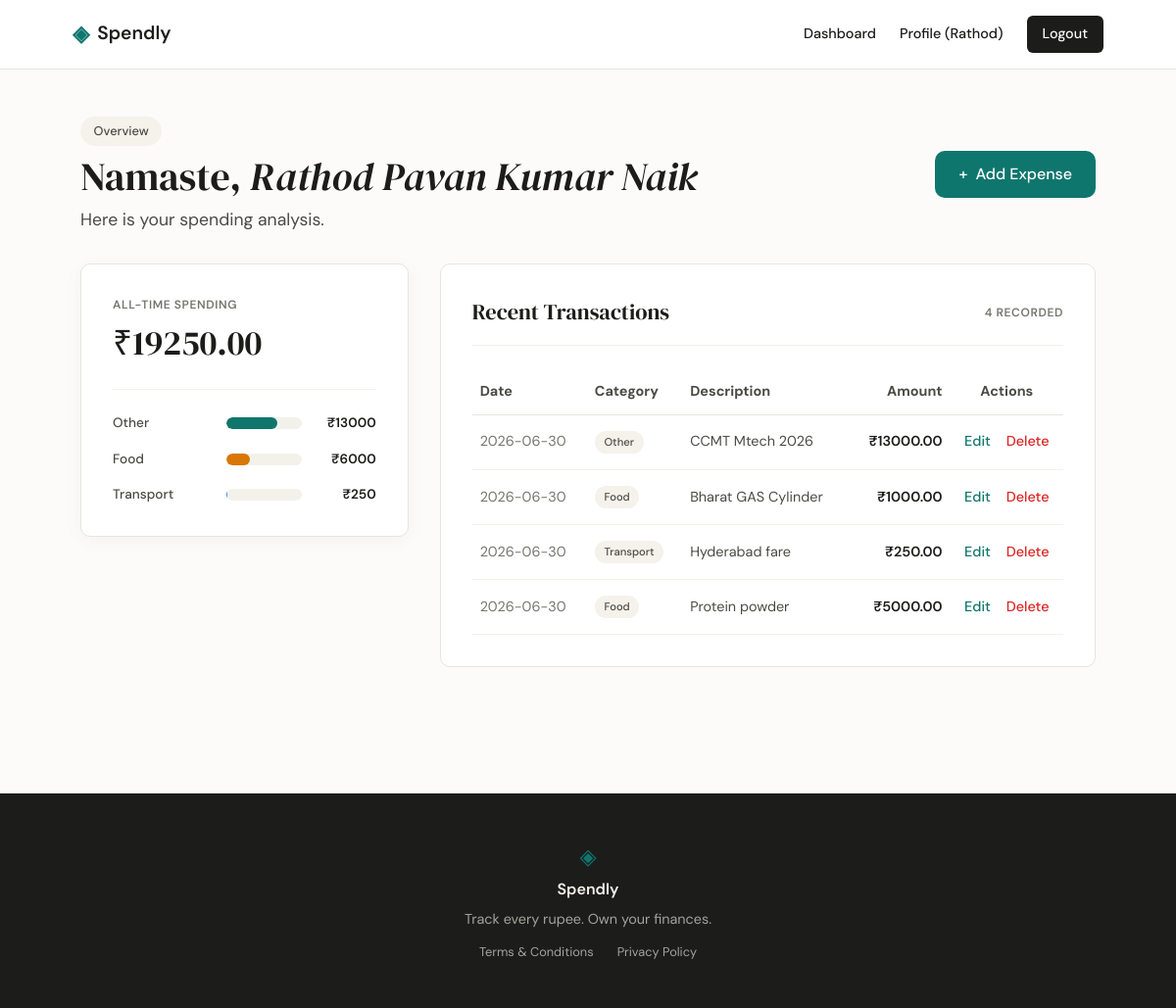
/dashboard (signed in), run on the app's committed database.
### tables this page shows
CREATE TABLE users (
        id INTEGER PRIMARY KEY AUTOINCREMENT,
        name TEXT NOT NULL,
        email TEXT UNIQUE NOT NULL,
        password_hash TEXT NOT NULL,
        created_at TEXT DEFAULT (datetime('now', 'localtime'))
    );

CREATE TABLE expenses (
        id INTEGER PRIMARY KEY AUTOINCREMENT,
        user_id INTEGER NOT NULL,
        amount REAL NOT NULL,
        category TEXT NOT NULL,
        date TEXT NOT NULL,
        description TEXT,
        created_at TEXT DEFAULT (datetime('now', 'localtime')),
        FOREIGN KEY (user_id) REFERENCES users (id) ON DELETE CASCADE
    );

### app.py (the view)
@app.route("/dashboard")
@login_required
def dashboard():
    db = get_db()
    expenses = db.execute(
        "SELECT * FROM expenses WHERE user_id = ? ORDER BY date DESC, id DESC",
        (g.user["id"],)
    ).fetchall()
    total_row = db.execute(
        "SELECT SUM(amount) as total FROM expenses WHERE user_id = ?",
        (g.user["id"],)
    ).fetchone()
    total_spending = total_row["total"] if total_row["total"] is not None else 0.0
    category_rows = db.execute(
        "SELECT category, SUM(amount) as total FROM expenses WHERE user_id = ? GROUP BY category ORDER BY total DESC",
        (g.user["id"],)
    ).fetchall()
    category_totals = {row["category"]: row["total"] for row in category_rows}
    db.close()
    return render_template(
        "dashboard.html",
        expenses=expenses,
        total_spending=total_spending,
        category_totals=category_totals
    )

### app.py (called while the page is built)
@app.before_request
def load_logged_in_user():
    user_id = session.get("user_id")
    if user_id is None:
        g.user = None
    else:
        db = get_db()
        g.user = db.execute("SELECT * FROM users WHERE id = ?", (user_id,)).fetchone()
        db.close()

def login_required(view):
    @functools.wraps(view)
    def wrapped_view(**kwargs):
        if g.user is None:
            return redirect(url_for("login"))
        return view(**kwargs)
    return wrapped_view

### database/db.py (called while the page is built)
def get_db():
    db_dir = os.path.dirname(os.path.abspath(__file__))
    database_path = os.path.normpath(os.path.join(db_dir, "..", "spendly.db"))
    conn = sqlite3.connect(database_path)
    conn.row_factory = sqlite3.Row
    conn.execute("PRAGMA foreign_keys = ON;")
    return conn

### templates/dashboard.html (shortened to what this page needs)
{% extends "base.html" %}
{% block content %}
<section class="hero" style="padding: 3rem 2rem 2rem; grid-template-columns: 1fr; max-width: var(--max-width); margin: 0 auto; gap: 2rem;">
    <div style="display: flex; justify-content: space-between; align-items: center; flex-wrap: wrap; gap: 1rem;">
        <div>
            <span class="hero-badge" style="margin-bottom: 0.5rem;">Overview</span>
            <h1 class="hero-title" style="font-size: 2.5rem; margin-bottom: 0.5rem;">
                Namaste, <em>{{ g.user['name'] }}</em>
            </h1>
            <p class="hero-subtitle" style="margin-bottom: 0;">Here is your spending analysis.</p>
        </div>
        <div>
            <a href="{{ url_for('add_expense') }}" class="btn-primary" style="display: inline-flex; align-items: center; gap: 0.5rem;">
                <span>+</span> Add Expense
            </a>
        </div>
    </div>
</section>
<div class="dashboard-grid">
    <div class="mock-card" style="max-width: 100%; box-shadow: 0 4px 20px rgba(0,0,0,0.04);">
        <div class="mock-card-header">
            <span class="mock-label">All-time Spending</span>
            <span class="mock-total">₹{{ "%.2f"|format(total_spending) }}</span>
        </div>
        <div class="mock-bars">
            {% if category_totals %}
                {% for cat, amt in category_totals.items() %}
                    {% set percentage = (amt / total_spending * 100) if total_spending > 0 else 0 %}
                    {% set bar_class = "" %}
                    {% if loop.index0 % 4 == 1 %}{% set bar_class = "mock-bar-2" %}
                    {% elif loop.index0 % 4 == 2 %}{% set bar_class = "mock-bar-3" %}
                    {% elif loop.index0 % 4 == 3 %}{% set bar_class = "mock-bar-4" %}
                    {% endif %}
                    <div class="mock-bar-row">
                        <span class="mock-cat">{{ cat }}</span>
                        <div class="mock-bar-track">
                            <div class="mock-bar {{ bar_class }}" style="width: {{ percentage }}%"></div>
                        </div>
                        <span class="mock-amt">₹{{ "%.0f"|format(amt) }}</span>
                    </div>
                {% endfor %}
            {% else %}
                <p style="font-size: 0.9rem; color: var(--ink-muted); text-align: center; padding: 1rem 0;">
                    No spending recorded yet.
                </p>
            {% endif %}
        </div>
    </div>
    <div style="background: var(--paper-card); border: 1px solid var(--border); border-radius: var(--radius-md); padding: 2rem; width: 100%;">
        <div style="display: flex; justify-content: space-between; align-items: center; margin-bottom: 1.5rem; border-bottom: 1px solid var(--border-soft); padding-bottom: 1rem;">
            <h3 class="feature-title" style="margin-bottom: 0;">Recent Transactions</h3>
            <span class="mock-label">{{ expenses|length }} recorded</span>
        </div>
        {% if expenses %}
            <div class="table-container">
                <table style="width: 100%; border-collapse: collapse; font-size: 0.9rem; text-align: left;">
                    <thead>
                        <tr style="border-bottom: 1px solid var(--border); color: var(--ink-soft); font-weight: 600;">
                            <th style="padding: 0.75rem 0.5rem;">Date</th>
                            <th style="padding: 0.75rem 0.5rem;">Category</th>
                            <th style="padding: 0.75rem 0.5rem;">Description</th>
                            <th style="padding: 0.75rem 0.5rem; text-align: right;">Amount</th>
                            <th style="padding: 0.75rem 0.5rem; text-align: center;">Actions</th>
                        </tr>
                    </thead>
                    <tbody>
                        {% for expense in expenses %}
                            <tr style="border-bottom: 1px solid var(--border-soft); transition: background 0.2s;">
                                <td style="padding: 1rem 0.5rem; color: var(--ink-muted); white-space: nowrap;">{{ expense['date'] }}</td>
                                <td style="padding: 1rem 0.5rem; font-weight: 500;">
                                    <span class="hero-badge" style="margin-bottom: 0; padding: 0.2rem 0.6rem; font-size: 0.7rem;">
                                        {{ expense['category'] }}
                                    </span>
                                </td>
                                <td style="padding: 1rem 0.5rem; color: var(--ink-soft);">{{ expense['description'] or '-' }}</td>
                                <td style="padding: 1rem 0.5rem; text-align: right; font-weight: 600; color: var(--ink);">₹{{ "%.2f"|format(expense['amount']) }}</td>
                                <td style="padding: 1rem 0.5rem; text-align: center; white-space: nowrap;">
                                    <a href="{{ url_for('edit_expense', id=expense['id']) }}" style="color: var(--accent); margin-right: 0.75rem; font-weight: 500;">Edit</a>
                                    <a href="{{ url_for('delete_expense', id=expense['id']) }}" style="color: var(--danger); font-weight: 500;" class="delete-link">Delete</a>
                                </td>
                            </tr>
                        {% endfor %}
                    </tbody>
                </table>
            </div>
        {% else %}
            <div style="text-align: center; padding: 3rem 1rem; color: var(--ink-muted);">
                <p style="font-size: 1rem; margin-bottom: 1rem;">You haven't logged any expenses yet.</p>
                <a href="{{ url_for('add_expense') }}" class="btn-ghost" style="padding: 0.5rem 1rem;">Add your first expense</a>
            </div>
        {% endif %}
    </div>
</div>
{% endblock %}

### templates/base.html (shortened to what this page needs)
<!DOCTYPE html>
<html lang="en">
<head>
    <link rel="stylesheet" href="{{ url_for('static', filename='css/style.css') }}">
</head>
<body>
    <nav class="navbar">
        <div class="nav-inner">
            <a href="{{ url_for('landing') }}" class="nav-brand">
                <span class="brand-icon">◈</span>
                <span class="brand-name">Spendly</span>
            </a>
            <div class="nav-links">
                {% if session.get('user_id') %}
                    <a href="{{ url_for('dashboard') }}">Dashboard</a>
                    <a href="{{ url_for('profile') }}">Profile ({{ g.user['name'].split()[0] if g.user else 'User' }})</a>
                    <a href="{{ url_for('logout') }}" class="nav-cta">Logout</a>
                {% else %}
                    <a href="{{ url_for('login') }}">Sign in</a>
                    <a href="{{ url_for('register') }}" class="nav-cta">Get started</a>
                {% endif %}
            </div>
        </div>
    </nav>
    <main class="main-content">
        {% block content %}{% endblock %}
    </main>
    <footer class="footer">
        <div class="footer-inner">
            <span class="brand-icon">◈</span>
            <span class="footer-name">Spendly</span>
            <p class="footer-copy" style="margin-bottom: 0.75rem;">Track every rupee. Own your finances.</p>
            <div style="display: flex; gap: 1.5rem; font-size: 0.8rem; color: var(--ink-faint);">
                <a href="{{ url_for('terms') }}" style="transition: color 0.2s;" onmouseover="this.style.color='var(--paper-warm)'" onmouseout="this.style.color='var(--ink-faint)'">Terms & Conditions</a>
                <a href="{{ url_for('privacy') }}" style="transition: color 0.2s;" onmouseover="this.style.color='var(--paper-warm)'" onmouseout="this.style.color='var(--ink-faint)'">Privacy Policy</a>
            </div>
        </div>
    </footer>
</body>
</html>

### static/css/style.css (style rules this page uses)
:root { --font-sans: 'DM Sans', -apple-system, BlinkMacSystemFont, "Segoe UI", Roboto, sans-serif; --font-display: 'DM Serif Display', Georgia, serif; --paper: #fcfbf9; --paper-warm: #f5f2eb; --paper-card: #ffffff; --ink: #1c1c1a; --ink-soft: #4a4a46; --ink-muted: #757570; --ink-faint: #a3a39e; --accent: #0f766e; --accent-light: #f0fdf4; --accent-2: #d97706; --border: #e5e5e0; --border-soft: #f2f2eb; --danger: #dc2626; --cat-1: #0f766e; --cat-2: #1e3a8a; --cat-3: #b45309; --cat-4: #4b5563; --cat-5: #065f46; --cat-6: #6b21a8; --cat-7: #9a3412; --max-width: 1100px; --radius-lg: 16px; --radius-md: 10px; --radius-sm: 6px; }
* { box-sizing: border-box; margin: 0; padding: 0; }
body { font-family: var(--font-sans); background-color: var(--paper); color: var(--ink); line-height: 1.5; -webkit-font-smoothing: antialiased; }
a { color: inherit; text-decoration: none; }
.navbar { background-color: var(--paper-card); border-bottom: 1px solid var(--border); position: sticky; top: 0; z-index: 100; }
.nav-inner { max-width: var(--max-width); margin: 0 auto; padding: 1rem 1.5rem; display: flex; justify-content: space-between; align-items: center; }
.nav-brand { display: flex; align-items: center; gap: 0.5rem; font-weight: 600; font-size: 1.2rem; }
.brand-icon { color: var(--accent); font-size: 1.4rem; }
.nav-links { display: flex; align-items: center; gap: 1.5rem; font-size: 0.9rem; font-weight: 500; }
.nav-cta { background-color: var(--ink); color: var(--paper); padding: 0.5rem 1rem; border-radius: var(--radius-sm); transition: opacity 0.2s; }
.main-content { min-height: calc(100vh - 70px - 160px); }
.footer { background-color: var(--ink); color: var(--paper-warm); padding: 3rem 1.5rem; margin-top: 4rem; border-top: 1px solid var(--border); }
.footer-inner { max-width: var(--max-width); margin: 0 auto; display: flex; flex-direction: column; align-items: center; text-align: center; }
.footer-name { font-weight: 600; margin-top: 0.25rem; margin-bottom: 0.5rem; }
.footer-copy { font-size: 0.9rem; color: var(--ink-faint); }
.btn-primary { background-color: var(--accent); color: var(--paper-card); padding: 0.75rem 1.5rem; border-radius: var(--radius-md); font-weight: 500; transition: background-color 0.2s; border: none; cursor: pointer; }
.hero { display: grid; align-items: center; margin: 0 auto; }
.hero-badge { display: inline-block; background-color: var(--paper-warm); color: var(--ink-soft); font-size: 0.8rem; font-weight: 500; padding: 0.35rem 0.85rem; border-radius: 100px; margin-bottom: 1rem; width: fit-content; }
.hero-title { font-family: var(--font-display); font-weight: 400; color: var(--ink); line-height: 1.15; }
.hero-subtitle { color: var(--ink-soft); font-size: 1.1rem; }
.feature-title { font-family: var(--font-display); font-size: 1.4rem; font-weight: 400; margin-bottom: 0.5rem; }
.mock-card { background: var(--paper-card); border: 1px solid var(--border); border-radius: var(--radius-md); padding: 2rem; box-shadow: 0 4px 12px rgba(0,0,0,0.02); }
.mock-card-header { display: flex; flex-direction: column; gap: 0.25rem; border-bottom: 1px solid var(--border-soft); padding-bottom: 1.25rem; margin-bottom: 1.5rem; }
.mock-label { text-transform: uppercase; font-size: 0.75rem; letter-spacing: 0.05em; color: var(--ink-muted); font-weight: 600; }
.mock-total { font-family: var(--font-display); font-size: 2.2rem; color: var(--ink); }
.mock-bars { display: flex; flex-direction: column; gap: 1rem; }
.mock-bar-row { display: grid; grid-template-columns: 100px 1fr 60px; align-items: center; gap: 1rem; }
.mock-cat { font-size: 0.85rem; color: var(--ink-soft); font-weight: 500; }
.mock-bar-track { background-color: var(--border-soft); height: 12px; border-radius: 100px; overflow: hidden; }
.mock-bar { background-color: var(--accent); height: 100%; border-radius: 100px; }
.mock-bar-2 { background-color: var(--accent-2); }
.mock-amt { font-size: 0.85rem; font-weight: 600; text-align: right; color: var(--ink); }

### templates/dashboard.html (style rules this page uses)
.dashboard-grid { display: grid; grid-template-columns: 1fr; gap: 2rem; align-items: start; max-width: var(--max-width); margin: 0 auto; padding: 0 2rem 4rem; }
@media (min-width: 768px) { .dashboard-grid { grid-template-columns: 1fr 2fr; } }
.table-container { overflow-x: auto; -webkit-overflow-scrolling: touch; }

### data on the page
users: user.name "Rathod", user.name "Rathod Pavan Kumar Naik"
expenses: date "2026-06-30", category "Other", description "CCMT Mtech 2026", amount "13000.00"
expenses: date "2026-06-30", category "Food", description "Bharat GAS Cylinder", amount "1000.00"
expenses: date "2026-06-30", category "Transport", description "Hyderabad fare", amount "250.00"
expenses: date "2026-06-30", category "Food", description "Protein powder", amount "5000.00"

### other printed values
{{ "%.2f"|format(total_spending) }} "19250.00"
{{ cat }} "Other" "Food" "Transport"
{{ "%.0f"|format(amt) }} "13000" "6000" "250"
{{ expenses|length }} "4"
